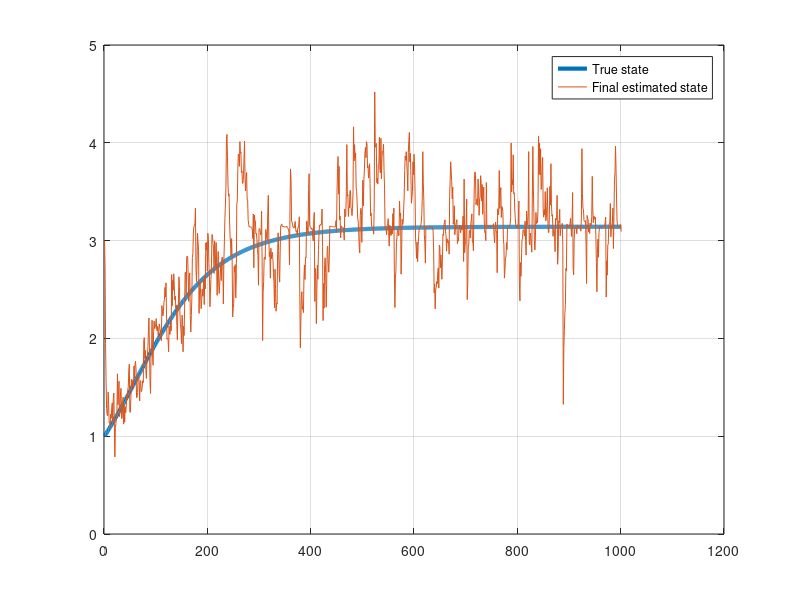
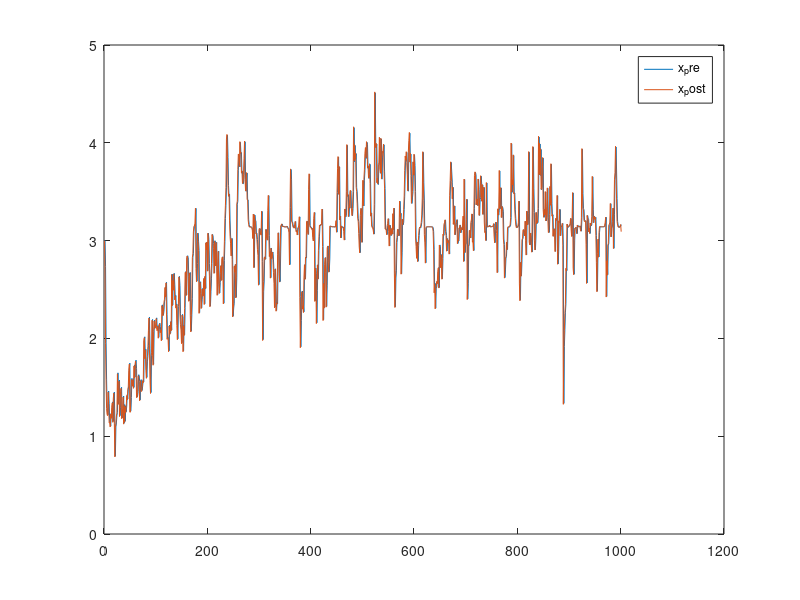
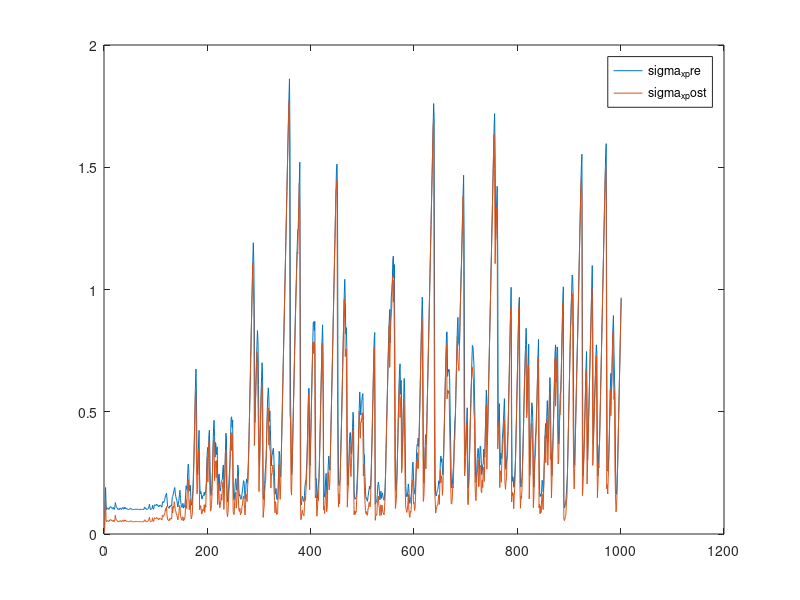
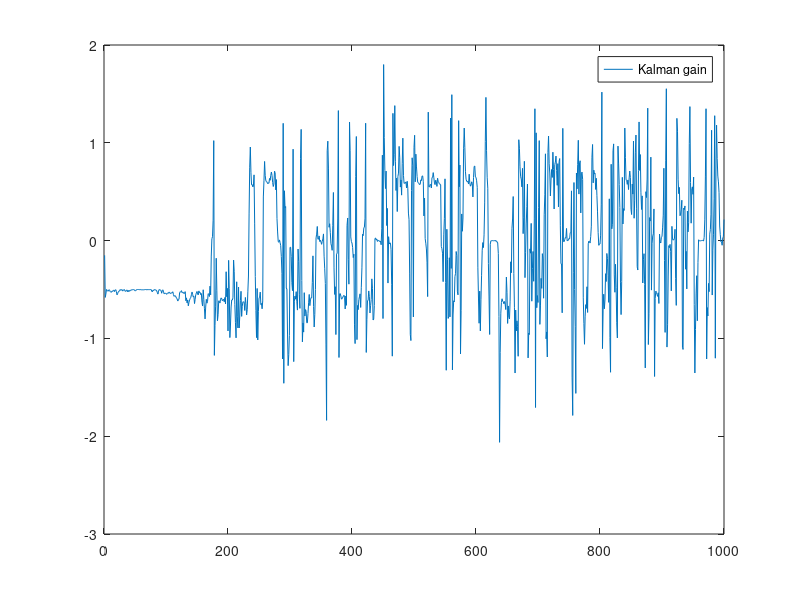

Source code (MATLAB) for these figures, in order:
function [] = fn_main()
    close all;
    fprintf('%f',5);
    options = odeset('RelTol',1e-4,'AbsTol',1e-4);
    x_pre = zeros(1001,1);
    x_post = zeros(1001,1);
    sigma_x_pre = zeros(1001,1);
    sigma_x_post = zeros(1001,1);
    K = zeros(1000,1);
    delta_t = 0.01;
    init = 1;
    x_pre(1) = 3;
    x_post(1) = 3;
    sigma_x_pre(1) = 0.01;
    sigma_x_post(1) = 0.01;
    Q = 0.1; R = 0.1;
    
    t = 0.0:delta_t:10;
    %z = cos(t);
    
    noise_process = sqrt(Q)*randn(1000,1);
    
    [T,Y1] = ode45(@fn_diff,t,init,options);
    %plot(Y1);
    z_noised = cos(Y1) + sqrt(R)*randn(1001,1);
    
    for i_Count_1 = 2:1001        
         %Prediction stage
        [T,Y] = ode45(@fn_diff,[(i_Count_1-2)*delta_t,(i_Count_1-1)*delta_t],x_post(i_Count_1 - 1),options);
        x_pre(i_Count_1) = x_post(i_Count_1 - 1) + ((Y(end)-x_post(i_Count_1-1))); %+noise_process(i_Count_1-1));
        %x_pre(i_Count_1) = Y(end);
        phi = cos(x_post(i_Count_1 - 1));
        sigma_x_pre(i_Count_1) = phi*sigma_x_post(i_Count_1-1)*phi' + Q;
        
        %Measurement stage
        residual = z_noised(i_Count_1) - cos(x_pre(i_Count_1));
        H = -sin(x_pre(i_Count_1));
        S = H*sigma_x_pre(i_Count_1)*H' + R;
        K(i_Count_1-1) = sigma_x_pre(i_Count_1)*H'*inv(S);
        x_post(i_Count_1) = x_pre(i_Count_1) + K(i_Count_1-1)*residual;
        sigma_x_post(i_Count_1) = (1 - K(i_Count_1-1)*H)*sigma_x_pre(i_Count_1);
    end
    x_pre = mod(x_pre,2*pi);
    x_post = mod(x_post,2*pi);
    %[T,Y] = ode45(@fn_diff,[0,300],0.1,options);
    %plot(Y);
    %Plotting tools
    figure;
    plot(Y1,'linewidth',3);hold all;
    plot(x_post);
    grid on;
    legend('True state','Final estimated state');
    figure;
    grid on;
    plot(x_pre);hold all;
    plot(x_post);
    legend('x_pre','x_post');
    figure;
    grid on;
    plot(sigma_x_pre);hold all;
    plot(sigma_x_post);
    legend('sigma_x_pre','sigma_x_post');
    figure;
    plot(K);
    legend('Kalman gain');
    
end

function dy = fn_diff(t,y)
    
    dy = sin(y);
end